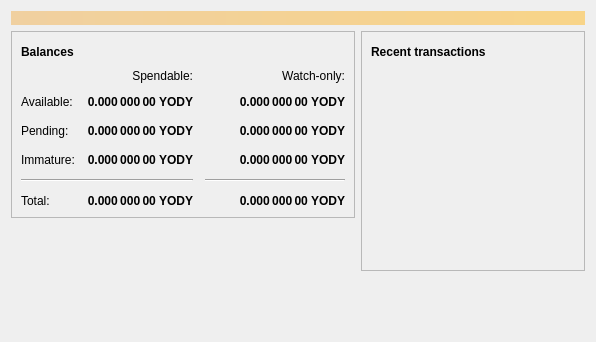
<?xml version="1.0" encoding="UTF-8"?>
<ui version="4.0">
 <class>OverviewPage</class>
 <widget class="QWidget" name="OverviewPage">
  <property name="geometry">
   <rect>
    <x>0</x>
    <y>0</y>
    <width>596</width>
    <height>342</height>
   </rect>
  </property>
  <property name="windowTitle">
   <string>Form</string>
  </property>
  <layout class="QVBoxLayout" name="topLayout">
   <item>
    <widget class="QLabel" name="labelAlerts">
     <property name="visible">
      <bool>false</bool>
     </property>
     <property name="styleSheet">
      <string notr="true">QLabel { background-color: qlineargradient(x1: 0, y1: 0, x2: 1, y2: 0, stop:0 #F0D0A0, stop:1 #F8D488); color:#000000; }</string>
     </property>
     <property name="wordWrap">
      <bool>true</bool>
     </property>
     <property name="margin">
      <number>3</number>
     </property>
     <property name="textInteractionFlags">
      <set>Qt::TextSelectableByMouse</set>
     </property>
    </widget>
   </item>
   <item>
    <layout class="QHBoxLayout" name="horizontalLayout" stretch="1,1">
     <item>
      <layout class="QVBoxLayout" name="verticalLayout_2">
       <item>
        <widget class="QFrame" name="frame">
         <property name="frameShape">
          <enum>QFrame::StyledPanel</enum>
         </property>
         <property name="frameShadow">
          <enum>QFrame::Raised</enum>
         </property>
         <layout class="QVBoxLayout" name="verticalLayout_4">
          <item>
           <layout class="QHBoxLayout" name="horizontalLayout_4">
            <item>
             <widget class="QLabel" name="label_5">
              <property name="font">
               <font>
                <weight>75</weight>
                <bold>true</bold>
               </font>
              </property>
              <property name="text">
               <string>Balances</string>
              </property>
             </widget>
            </item>
            <item>
             <widget class="QPushButton" name="labelWalletStatus">
              <property name="enabled">
               <bool>true</bool>
              </property>
              <property name="maximumSize">
               <size>
                <width>30</width>
                <height>16777215</height>
               </size>
              </property>
              <property name="toolTip">
               <string>The displayed information may be out of date. Your wallet automatically synchronizes with the Yodycoin network after a connection is established, but this process has not completed yet.</string>
              </property>
              <property name="text">
               <string/>
              </property>
              <property name="icon">
               <iconset resource="../bitcoin.qrc">
                <normaloff>:/icons/warning</normaloff>
                <disabledoff>:/icons/warning</disabledoff>:/icons/warning</iconset>
              </property>
              <property name="iconSize">
               <size>
                <width>24</width>
                <height>24</height>
               </size>
              </property>
              <property name="flat">
               <bool>true</bool>
              </property>
             </widget>
            </item>
            <item>
             <spacer name="horizontalSpacer_3">
              <property name="orientation">
               <enum>Qt::Horizontal</enum>
              </property>
              <property name="sizeHint" stdset="0">
               <size>
                <width>40</width>
                <height>20</height>
               </size>
              </property>
             </spacer>
            </item>
           </layout>
          </item>
          <item>
           <layout class="QGridLayout" name="gridLayout">
            <property name="spacing">
             <number>12</number>
            </property>
            <item row="2" column="2">
             <widget class="QLabel" name="labelWatchPending">
              <property name="font">
               <font>
                <weight>75</weight>
                <bold>true</bold>
               </font>
              </property>
              <property name="cursor">
               <cursorShape>IBeamCursor</cursorShape>
              </property>
              <property name="toolTip">
               <string>Unconfirmed transactions to watch-only addresses</string>
              </property>
              <property name="text">
               <string notr="true">0.000 000 00 YODY</string>
              </property>
              <property name="alignment">
               <set>Qt::AlignRight|Qt::AlignTrailing|Qt::AlignVCenter</set>
              </property>
              <property name="textInteractionFlags">
               <set>Qt::LinksAccessibleByMouse|Qt::TextSelectableByKeyboard|Qt::TextSelectableByMouse</set>
              </property>
             </widget>
            </item>
            <item row="2" column="1">
             <widget class="QLabel" name="labelUnconfirmed">
              <property name="font">
               <font>
                <weight>75</weight>
                <bold>true</bold>
               </font>
              </property>
              <property name="cursor">
               <cursorShape>IBeamCursor</cursorShape>
              </property>
              <property name="toolTip">
               <string>Total of transactions that have yet to be confirmed, and do not yet count toward the spendable balance</string>
              </property>
              <property name="text">
               <string notr="true">0.000 000 00 YODY</string>
              </property>
              <property name="alignment">
               <set>Qt::AlignRight|Qt::AlignTrailing|Qt::AlignVCenter</set>
              </property>
              <property name="textInteractionFlags">
               <set>Qt::LinksAccessibleByMouse|Qt::TextSelectableByKeyboard|Qt::TextSelectableByMouse</set>
              </property>
             </widget>
            </item>
            <item row="3" column="2">
             <widget class="QLabel" name="labelWatchImmature">
              <property name="font">
               <font>
                <weight>75</weight>
                <bold>true</bold>
               </font>
              </property>
              <property name="cursor">
               <cursorShape>IBeamCursor</cursorShape>
              </property>
              <property name="toolTip">
               <string>Mined balance in watch-only addresses that has not yet matured</string>
              </property>
              <property name="text">
               <string notr="true">0.000 000 00 YODY</string>
              </property>
              <property name="alignment">
               <set>Qt::AlignRight|Qt::AlignTrailing|Qt::AlignVCenter</set>
              </property>
              <property name="textInteractionFlags">
               <set>Qt::LinksAccessibleByMouse|Qt::TextSelectableByKeyboard|Qt::TextSelectableByMouse</set>
              </property>
             </widget>
            </item>
            <item row="4" column="0" colspan="2">
             <widget class="Line" name="line">
              <property name="orientation">
               <enum>Qt::Horizontal</enum>
              </property>
             </widget>
            </item>
            <item row="4" column="2">
             <widget class="Line" name="lineWatchBalance">
              <property name="sizePolicy">
               <sizepolicy hsizetype="Preferred" vsizetype="Fixed">
                <horstretch>0</horstretch>
                <verstretch>0</verstretch>
               </sizepolicy>
              </property>
              <property name="minimumSize">
               <size>
                <width>140</width>
                <height>0</height>
               </size>
              </property>
              <property name="orientation">
               <enum>Qt::Horizontal</enum>
              </property>
             </widget>
            </item>
            <item row="5" column="0">
             <widget class="QLabel" name="labelTotalText">
              <property name="text">
               <string>Total:</string>
              </property>
             </widget>
            </item>
            <item row="3" column="1">
             <widget class="QLabel" name="labelImmature">
              <property name="font">
               <font>
                <weight>75</weight>
                <bold>true</bold>
               </font>
              </property>
              <property name="cursor">
               <cursorShape>IBeamCursor</cursorShape>
              </property>
              <property name="toolTip">
               <string>Mined balance that has not yet matured</string>
              </property>
              <property name="text">
               <string notr="true">0.000 000 00 YODY</string>
              </property>
              <property name="alignment">
               <set>Qt::AlignRight|Qt::AlignTrailing|Qt::AlignVCenter</set>
              </property>
              <property name="textInteractionFlags">
               <set>Qt::LinksAccessibleByMouse|Qt::TextSelectableByKeyboard|Qt::TextSelectableByMouse</set>
              </property>
             </widget>
            </item>
            <item row="2" column="3">
             <spacer name="horizontalSpacer_2">
              <property name="orientation">
               <enum>Qt::Horizontal</enum>
              </property>
              <property name="sizeHint" stdset="0">
               <size>
                <width>40</width>
                <height>20</height>
               </size>
              </property>
             </spacer>
            </item>
            <item row="3" column="0">
             <widget class="QLabel" name="labelImmatureText">
              <property name="text">
               <string>Immature:</string>
              </property>
             </widget>
            </item>
            <item row="5" column="1">
             <widget class="QLabel" name="labelTotal">
              <property name="font">
               <font>
                <weight>75</weight>
                <bold>true</bold>
               </font>
              </property>
              <property name="cursor">
               <cursorShape>IBeamCursor</cursorShape>
              </property>
              <property name="toolTip">
               <string>Your current total balance</string>
              </property>
              <property name="text">
               <string notr="true">0.000 000 00 YODY</string>
              </property>
              <property name="alignment">
               <set>Qt::AlignRight|Qt::AlignTrailing|Qt::AlignVCenter</set>
              </property>
              <property name="textInteractionFlags">
               <set>Qt::LinksAccessibleByMouse|Qt::TextSelectableByKeyboard|Qt::TextSelectableByMouse</set>
              </property>
             </widget>
            </item>
            <item row="5" column="2">
             <widget class="QLabel" name="labelWatchTotal">
              <property name="font">
               <font>
                <weight>75</weight>
                <bold>true</bold>
               </font>
              </property>
              <property name="cursor">
               <cursorShape>IBeamCursor</cursorShape>
              </property>
              <property name="toolTip">
               <string>Current total balance in watch-only addresses</string>
              </property>
              <property name="text">
               <string notr="true">0.000 000 00 YODY</string>
              </property>
              <property name="alignment">
               <set>Qt::AlignRight|Qt::AlignTrailing|Qt::AlignVCenter</set>
              </property>
              <property name="textInteractionFlags">
               <set>Qt::LinksAccessibleByMouse|Qt::TextSelectableByKeyboard|Qt::TextSelectableByMouse</set>
              </property>
             </widget>
            </item>
            <item row="0" column="2">
             <widget class="QLabel" name="labelWatchonly">
              <property name="text">
               <string>Watch-only:</string>
              </property>
              <property name="alignment">
               <set>Qt::AlignRight|Qt::AlignTrailing|Qt::AlignVCenter</set>
              </property>
             </widget>
            </item>
            <item row="1" column="0">
             <widget class="QLabel" name="labelBalanceText">
              <property name="text">
               <string>Available:</string>
              </property>
             </widget>
            </item>
            <item row="1" column="1">
             <widget class="QLabel" name="labelBalance">
              <property name="font">
               <font>
                <weight>75</weight>
                <bold>true</bold>
               </font>
              </property>
              <property name="cursor">
               <cursorShape>IBeamCursor</cursorShape>
              </property>
              <property name="toolTip">
               <string>Your current spendable balance</string>
              </property>
              <property name="text">
               <string notr="true">0.000 000 00 YODY</string>
              </property>
              <property name="alignment">
               <set>Qt::AlignRight|Qt::AlignTrailing|Qt::AlignVCenter</set>
              </property>
              <property name="textInteractionFlags">
               <set>Qt::LinksAccessibleByMouse|Qt::TextSelectableByKeyboard|Qt::TextSelectableByMouse</set>
              </property>
             </widget>
            </item>
            <item row="1" column="2">
             <widget class="QLabel" name="labelWatchAvailable">
              <property name="font">
               <font>
                <weight>75</weight>
                <bold>true</bold>
               </font>
              </property>
              <property name="cursor">
               <cursorShape>IBeamCursor</cursorShape>
              </property>
              <property name="toolTip">
               <string>Your current balance in watch-only addresses</string>
              </property>
              <property name="text">
               <string notr="true">0.000 000 00 YODY</string>
              </property>
              <property name="alignment">
               <set>Qt::AlignRight|Qt::AlignTrailing|Qt::AlignVCenter</set>
              </property>
              <property name="textInteractionFlags">
               <set>Qt::LinksAccessibleByMouse|Qt::TextSelectableByKeyboard|Qt::TextSelectableByMouse</set>
              </property>
             </widget>
            </item>
            <item row="2" column="0">
             <widget class="QLabel" name="labelPendingText">
              <property name="text">
               <string>Pending:</string>
              </property>
             </widget>
            </item>
            <item row="0" column="1">
             <widget class="QLabel" name="labelSpendable">
              <property name="text">
               <string>Spendable:</string>
              </property>
              <property name="alignment">
               <set>Qt::AlignRight|Qt::AlignTrailing|Qt::AlignVCenter</set>
              </property>
             </widget>
            </item>
           </layout>
          </item>
         </layout>
        </widget>
       </item>
       <item>
        <spacer name="verticalSpacer">
         <property name="orientation">
          <enum>Qt::Vertical</enum>
         </property>
         <property name="sizeHint" stdset="0">
          <size>
           <width>20</width>
           <height>40</height>
          </size>
         </property>
        </spacer>
       </item>
      </layout>
     </item>
     <item>
      <layout class="QVBoxLayout" name="verticalLayout_3">
       <item>
        <widget class="QFrame" name="frame_2">
         <property name="frameShape">
          <enum>QFrame::StyledPanel</enum>
         </property>
         <property name="frameShadow">
          <enum>QFrame::Raised</enum>
         </property>
         <layout class="QVBoxLayout" name="verticalLayout">
          <item>
           <layout class="QHBoxLayout" name="horizontalLayout_2">
            <item>
             <widget class="QLabel" name="label_4">
              <property name="font">
               <font>
                <weight>75</weight>
                <bold>true</bold>
               </font>
              </property>
              <property name="text">
               <string>Recent transactions</string>
              </property>
             </widget>
            </item>
            <item>
             <widget class="QPushButton" name="labelTransactionsStatus">
              <property name="enabled">
               <bool>true</bool>
              </property>
              <property name="maximumSize">
               <size>
                <width>30</width>
                <height>16777215</height>
               </size>
              </property>
              <property name="toolTip">
               <string>The displayed information may be out of date. Your wallet automatically synchronizes with the Yodycoin network after a connection is established, but this process has not completed yet.</string>
              </property>
              <property name="text">
               <string/>
              </property>
              <property name="icon">
               <iconset resource="../bitcoin.qrc">
                <normaloff>:/icons/warning</normaloff>
                <disabledoff>:/icons/warning</disabledoff>:/icons/warning</iconset>
              </property>
              <property name="iconSize">
               <size>
                <width>24</width>
                <height>24</height>
               </size>
              </property>
              <property name="flat">
               <bool>true</bool>
              </property>
             </widget>
            </item>
            <item>
             <spacer name="horizontalSpacer">
              <property name="orientation">
               <enum>Qt::Horizontal</enum>
              </property>
              <property name="sizeHint" stdset="0">
               <size>
                <width>40</width>
                <height>20</height>
               </size>
              </property>
             </spacer>
            </item>
           </layout>
          </item>
          <item>
           <widget class="QListView" name="listTransactions">
            <property name="styleSheet">
             <string notr="true">QListView { background: transparent; }</string>
            </property>
            <property name="frameShape">
             <enum>QFrame::NoFrame</enum>
            </property>
            <property name="verticalScrollBarPolicy">
             <enum>Qt::ScrollBarAlwaysOff</enum>
            </property>
            <property name="horizontalScrollBarPolicy">
             <enum>Qt::ScrollBarAlwaysOff</enum>
            </property>
            <property name="selectionMode">
             <enum>QAbstractItemView::NoSelection</enum>
            </property>
           </widget>
          </item>
         </layout>
        </widget>
       </item>
       <item>
        <spacer name="verticalSpacer_2">
         <property name="orientation">
          <enum>Qt::Vertical</enum>
         </property>
         <property name="sizeHint" stdset="0">
          <size>
           <width>20</width>
           <height>40</height>
          </size>
         </property>
        </spacer>
       </item>
      </layout>
     </item>
    </layout>
   </item>
  </layout>
 </widget>
 <resources/>
 <connections/>
</ui>
